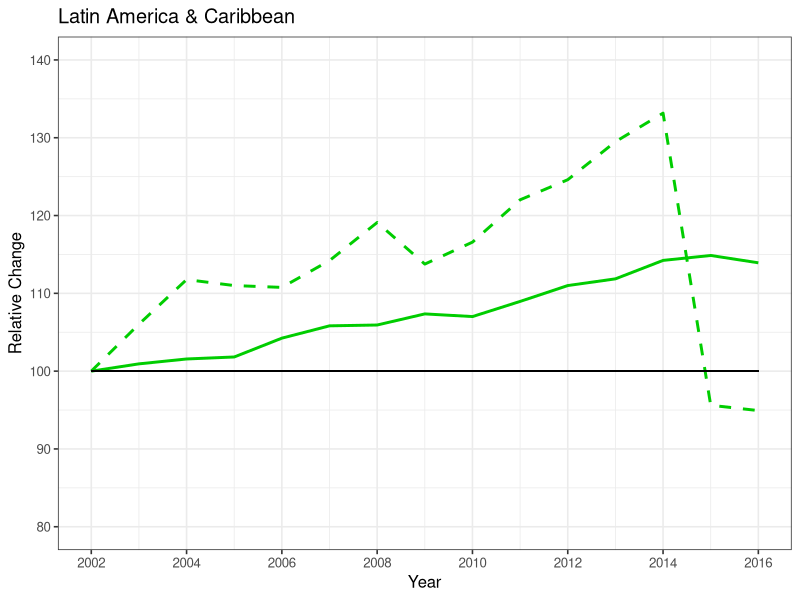
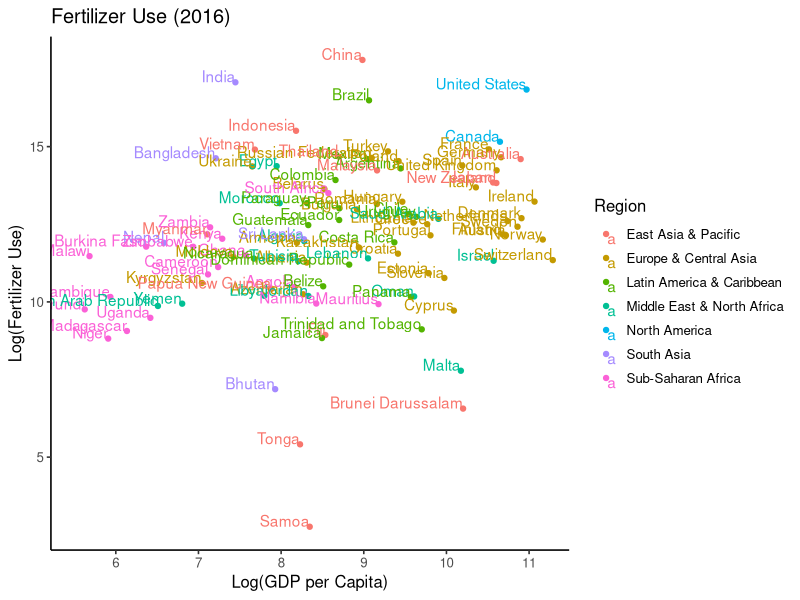

R code for these plots, in order:
## ---- chunk 1
library(readxl)
library(ggplot2)
LAC <- read_excel("data/honors_lac.xlsx", 
                  sheet = "Latin America & Caribbean")
## ---- chunk 2
ggplot(LAC, aes(x=Year))+
  geom_line(aes(y=Yield_r), color="Green3", size=1)+
  geom_line(aes(y=Area_r), color="Green3", linetype="dashed", size=1)+
  labs(title="Latin America & Caribbean", x="Year", y="Relative Change")+
  theme_bw(base_size = 12)+
  coord_cartesian(ylim=c(80, 140))+
  scale_y_continuous(breaks = seq(80, 140, 10))+
  scale_x_continuous(breaks = seq(2002, 2016, 2))+
  geom_segment(aes(x=2002, y=100, xend=2016, yend=100), size=0.5)
## ---- chunk 3
library(tidyverse)
library(dslabs)
library(readr)

data0 <- read_csv("data/honors_baseline.csv")

data1 <- data0 %>% 
  select(2,3,5,6, 13)
data2 <- data1 %>%
  filter(Year=="2016")
## ---- chunk 4
ggplot(data2, aes(x=log(GDP_capita), y=log(Fertilizer_use), color=Region))+
  geom_point()+
  geom_text(aes(label=Country), hjust=1, vjust=0)+
  labs(title="Fertilizer Use (2016)", x="Log(GDP per Capita)", y="Log(Fertilizer Use)")+
  theme_classic(base_size = 12)+
  coord_cartesian(xlim=c(5.5, 11.2))
